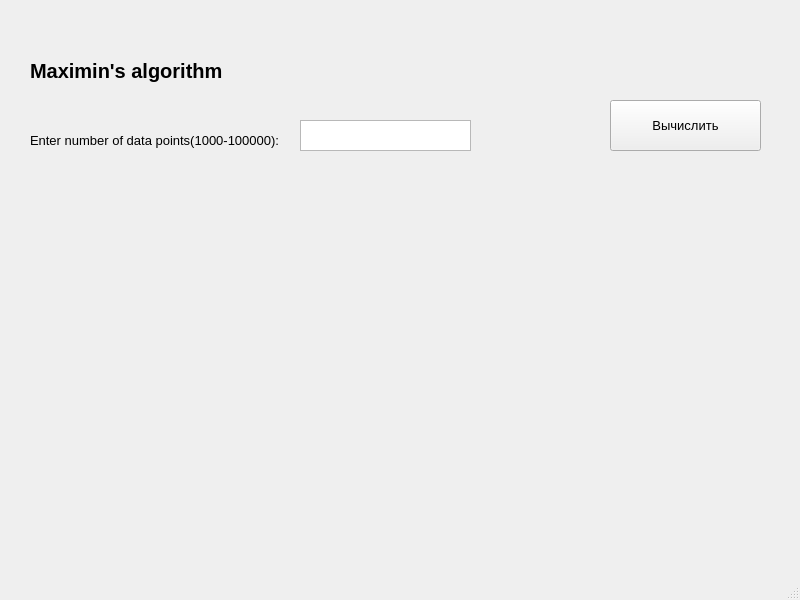
<?xml version="1.0" encoding="UTF-8"?>
<ui version="4.0">
 <class>MainWindow</class>
 <widget class="QMainWindow" name="MainWindow">
  <property name="geometry">
   <rect>
    <x>0</x>
    <y>0</y>
    <width>800</width>
    <height>600</height>
   </rect>
  </property>
  <property name="windowTitle">
   <string>MainWindow</string>
  </property>
  <widget class="QWidget" name="centralwidget">
   <widget class="QLabel" name="label">
    <property name="geometry">
     <rect>
      <x>30</x>
      <y>40</y>
      <width>311</width>
      <height>61</height>
     </rect>
    </property>
    <property name="font">
     <font>
      <pointsize>15</pointsize>
      <weight>75</weight>
      <bold>true</bold>
     </font>
    </property>
    <property name="text">
     <string>Maximin's algorithm</string>
    </property>
   </widget>
   <widget class="QLabel" name="label_2">
    <property name="geometry">
     <rect>
      <x>30</x>
      <y>120</y>
      <width>281</width>
      <height>41</height>
     </rect>
    </property>
    <property name="font">
     <font>
      <pointsize>10</pointsize>
     </font>
    </property>
    <property name="text">
     <string>Enter number of data points(1000-100000):</string>
    </property>
   </widget>
   <widget class="QTextEdit" name="NEdit">
    <property name="geometry">
     <rect>
      <x>300</x>
      <y>120</y>
      <width>171</width>
      <height>31</height>
     </rect>
    </property>
   </widget>
   <widget class="QPushButton" name="calculateButton">
    <property name="geometry">
     <rect>
      <x>610</x>
      <y>100</y>
      <width>151</width>
      <height>51</height>
     </rect>
    </property>
    <property name="font">
     <font>
      <pointsize>10</pointsize>
     </font>
    </property>
    <property name="text">
     <string>Вычислить</string>
    </property>
   </widget>
   <widget class="QWidget" name="widget" native="true">
    <property name="geometry">
     <rect>
      <x>20</x>
      <y>170</y>
      <width>571</width>
      <height>371</height>
     </rect>
    </property>
   </widget>
  </widget>
  <widget class="QMenuBar" name="menubar">
   <property name="geometry">
    <rect>
     <x>0</x>
     <y>0</y>
     <width>800</width>
     <height>22</height>
    </rect>
   </property>
  </widget>
  <widget class="QStatusBar" name="statusbar"/>
 </widget>
 <resources/>
 <connections/>
</ui>
